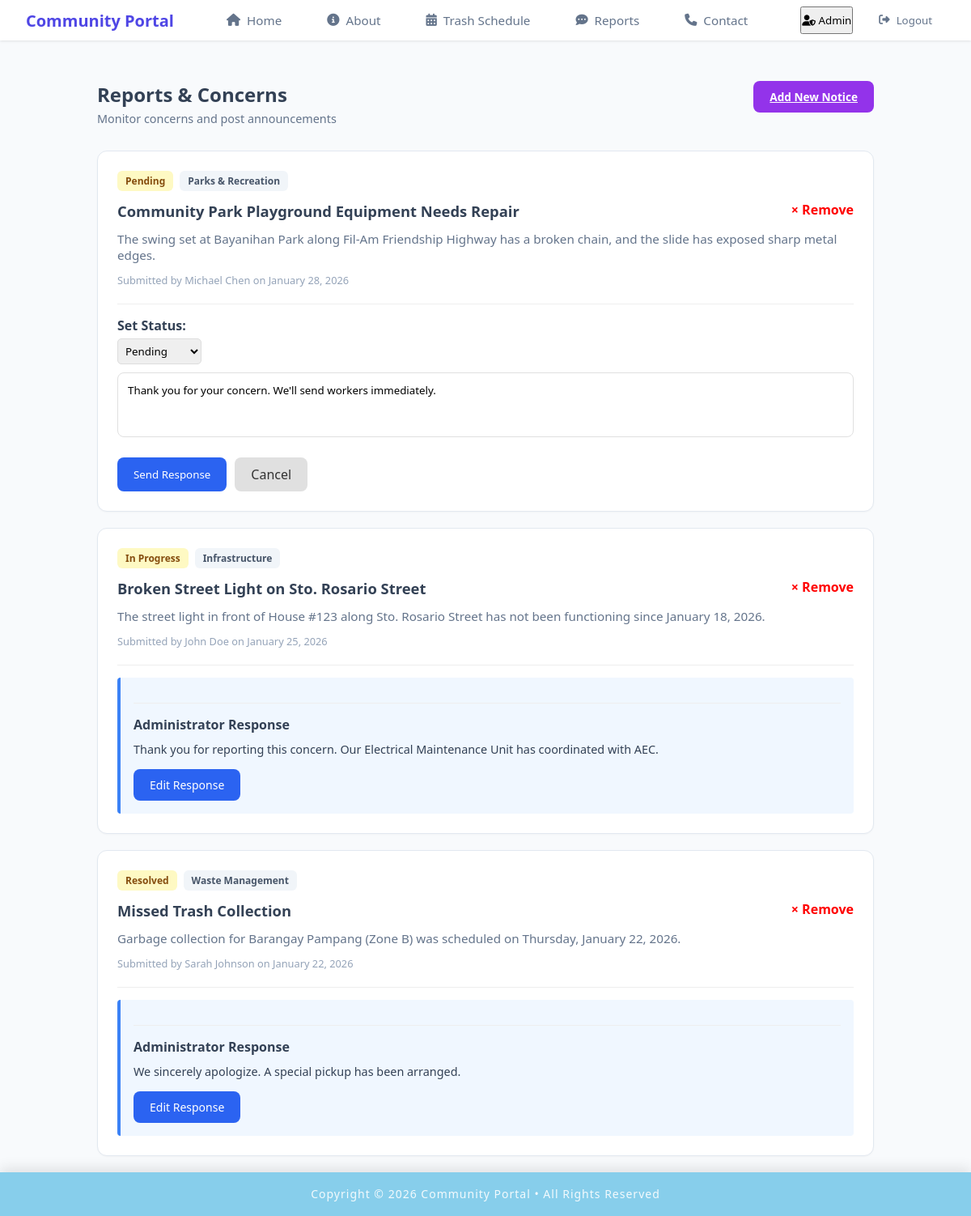
The page /admin/admin_reports.php?edit_id=1 (signed in) on the database its author committed.
### tables this page shows
CREATE TABLE `reports` (
  `report_id` int NOT NULL,
  `report_name` varchar(100) NOT NULL,
  `report_title` varchar(200) NOT NULL,
  `report_tag` varchar(50) NOT NULL,
  `report_content` text NOT NULL,
  `report_submitted` timestamp NOT NULL DEFAULT CURRENT_TIMESTAMP,
  `status` varchar(20) DEFAULT 'Pending',
  `admin_note` text,
  `admin_resolved` timestamp NULL DEFAULT NULL
);

### admin/admin_reports.php (the view, shortened to what this page needs)
<?php
include "../includes/db_conn.php";
include "../includes/admin_header.php";
?>
<!DOCTYPE html>
<html lang="en">
    <head>
        <link rel="stylesheet" href="../css/member_reports.css">
        <link rel="stylesheet" href="https://cdnjs.cloudflare.com/ajax/libs/font-awesome/6.5.0/css/all.min.css">
    </head>
    <body>
        <div class="content-wrapper">
            <div class="container">
                <div class="page-header">
                    <div class="header-content">
                        <h1>Reports & Concerns</h1>
                        <p class="subtitle">Monitor concerns and post announcements</p>
                    </div>
                    <?php if (!isset($_GET['show_form'])): ?>
                        <a href="?show_form=true" class="btn-submit">Add New Notice</a>
                    <?php endif; ?>
                </div>
                <main class="report-list">
                    <?php
                        $stmt = $pdo->query("SELECT * FROM reports ORDER BY report_submitted DESC");
                        while($report = $stmt->fetch()) {
                            $isAnnouncement = ($report['report_tag'] == 'Announcement');
                    ?>
                    <article class="report-card">
                        <div class="badge-container">
                            <?php if(!$isAnnouncement): ?>
                                <span class="badge status-pending"><?php echo htmlspecialchars($report['status'] ?? ''); ?></span>
                            <?php endif; ?>
                            <span class="badge tag"><?php echo htmlspecialchars($report['report_tag'] ?? ''); ?></span>
                        </div>
                        <a href="?delete_id=<?php echo $report['report_id']; ?>" onclick="return confirm('Remove this item?')" class="remove-option">&times; Remove</a>
                        <h2><?php echo htmlspecialchars($report['report_title'] ?? ''); ?></h2>
                        <p class="report-text"><?php echo htmlspecialchars($report['report_content'] ?? ''); ?></p>
                        <div class="author-meta">
                            Submitted by <?php echo htmlspecialchars($report['report_name'] ?? ''); ?> on <?php echo date("F j, Y", strtotime($report['report_submitted'])); ?>
                        </div>
                        <div class="response-container">
                            <?php
                            if( (empty($report['admin_note']) && isset($_GET['reply_to']) && $_GET['reply_to'] == $report['report_id']) ||
                                (!empty($report['admin_note']) && isset($_GET['edit_id']) && $_GET['edit_id'] == $report['report_id']) ):
                            ?>
                                <form method="POST">
                                    <?php if(!$isAnnouncement): ?>
                                        <label>Set Status: </label>
                                        <select name="txt_status" class="status-select">
                                            <option value="Pending" <?php if($report['status'] == 'Pending') echo 'selected'; ?>>Pending</option>
                                        </select>
                                    <?php endif; ?>
                                    <textarea name="txt_admin_response" class="response-textarea"
                                              placeholder="<?php echo $isAnnouncement ? 'Add more to announcement...' : 'Type your response here...'; ?>"
                                              rows="3" required><?php echo htmlspecialchars($report['admin_note'] ?? ''); ?></textarea>
                                    <div class="admin-actions">
                                        <button type="submit" name="btn_send_response" class="btn-send">
                                            <?php echo $isAnnouncement ? 'Update Announcement' : 'Send Response'; ?>
                                        </button>
                                        <a href="admin_reports.php" class="btn-cancel">Cancel</a>
                                    </div>
                                </form>
                            <?php elseif(empty($report['admin_note'])): ?>
                                <a href="?reply_to=<?php echo $report['report_id']; ?>" class="btn-respond-trigger">
                                    <?php echo $isAnnouncement ? 'Add more announcement' : 'Respond to Report'; ?>
                                </a>
                            <?php else: ?>
                                <section class="admin-reply">
                                    <hr>
                                    <h3><?php echo $isAnnouncement ? 'Additional Information' : 'Administrator Response'; ?></h3>
                                    <p><?php echo htmlspecialchars($report['admin_note'] ?? ''); ?></p>
                                    <div>
                                        <a href="?edit_id=<?php echo $report['report_id']; ?>" class="btn-respond-trigger">
                                            <?php echo $isAnnouncement ? 'Continue announcement' : 'Edit Response'; ?>
                                        </a>
                                    </div>
                                </section>
                            <?php endif; ?>
                        </div>
                    </article>
                    <?php } ?>
                </main>
            </div>
        </div>
    </body>
</html>
<?php include "../includes/footer.php"; ?>

### css/header.css (style rules this page uses)
* { margin: 0; padding: 0; box-sizing: border-box; font-family: 'Segoe UI', Tahoma, Geneva, Verdana, sans-serif; }
body { background-color: #f8fafc; color: #334155; }

### css/member_reports.css (style rules this page uses)
html, body { margin: 0; padding: 0; }
:root { --primary-purple: #9333ea; --bg-gray: #f8fafc; --card-white: #ffffff; --border-gray: #e2e8f0; --text-dark: #1e293b; --text-muted: #64748b; --link-blue: #3b82f6; --reply-bg: #f0f7ff; }
.content-wrapper { padding-top: 100px; background-color: var(--bg-gray); min-height: 100vh; }
.page-header { display: flex; justify-content: space-between; align-items: flex-start; margin-bottom: 30px; }
.container { max-width: 1000px; margin: 0 auto; padding: 0 20px; width: 100%; }
h1 { font-size: 1.5rem; margin: 0; font-weight: 700; }
.subtitle { color: var(--text-muted); font-size: 0.9rem; margin: 4px 0 0 0; }
.btn-submit { background-color: var(--primary-purple); color: white; border: none; padding: 10px 20px; border-radius: 8px; font-weight: 600; cursor: pointer; font-size: 0.85rem; transition: opacity 0.2s; }
.remove-option { float: right; color:red; text-decoration:none; font-weight:bold; }
.report-card { background: var(--card-white); border: 1px solid var(--border-gray); border-radius: 12px; padding: 24px; margin-bottom: 20px; box-shadow: 0 1px 2px rgba(0,0,0,0.03); }
.badge-container { display: flex; gap: 8px; margin-bottom: 12px; }
.badge { padding: 4px 10px; border-radius: 6px; font-size: 0.75rem; font-weight: 600; }
.status-pending { background: #fef9c3; color: #854d0e; }
.tag { background: #f1f5f9; color: #475569; }
.report-card h2 { font-size: 1.15rem; margin: 0 0 12px 0; }
.report-text { font-size: 0.95rem; color: var(--text-muted); margin-bottom: 12px; }
.author-meta { font-size: 0.8rem; color: #94a3b8; margin-bottom: 20px; }
.admin-reply { background-color: var(--reply-bg); border-left: 4px solid var(--link-blue); padding: 16px; border-radius: 4px; }
.admin-reply h3 { font-size:1rem; margin-bottom:10px; }
.admin-reply hr { border:0; border-top:1px solid #eee; margin:15px 0; }
.admin-reply p { font-size: 0.9rem; margin: 0 0 8px 0; color: #334155; }
.admin-reply div { margin-top:15px; }
.btn-respond-trigger { background-color: #2b63f1; color: white; padding: 10px 20px; border-radius: 8px; text-decoration: none; display: inline-block; font-size: 14px; }
.response-container { margin-top:20px; border-top: 1px solid #eee; padding-top: 15px; }
.response-textarea { width: 100%; border: 1px solid #e0e0e0; border-radius: 8px; padding: 12px; margin-bottom: 10px; font-family: inherit; resize: none; }
.admin-actions { display: flex; gap: 10px; margin-top: 10px; }
.btn-send { background-color: #2b63f1; color: white; border: none; padding: 10px 20px; border-radius: 8px; cursor: pointer; }
.btn-cancel { background-color: #e0e0e0; color: #333; text-decoration: none; padding: 10px 20px; border-radius: 8px; }
.status-select { padding: 5px; border-radius: 5px; border: 1px solid #ddd; margin-bottom: 10px; }
label { display: block; font-weight: 600; margin-bottom: 5px; }

### rows shown on the page
reports: status "Pending", report_tag "Parks & Recreation", report_title "Community Park Playground Equipment Needs Repair", report_content "The swing set at Bayanihan Park along Fil-Am Friendship Highway has a broken chain, and the slide has exposed sharp metal edges.", report_name "Michael Chen", report_submitted "January 28, 2026", txt_status "Pending", txt_admin_response "Thank you for your concern. We'll send workers immediately.", shows "Send Response"
reports: status "In Progress", report_tag "Infrastructure", report_title "Broken Street Light on Sto. Rosario Street", report_content "The street light in front of House #123 along Sto. Rosario Street has not been functioning since January 18, 2026.", report_name "John Doe", report_submitted "January 25, 2026", shows "Administrator Response", admin_note "Thank you for reporting this concern. Our Electrical Maintenance Unit has coordinated with AEC.", shows "Edit Response"
reports: status "Resolved", report_tag "Waste Management", report_title "Missed Trash Collection", report_content "Garbage collection for Barangay Pampang (Zone B) was scheduled on Thursday, January 22, 2026.", report_name "Sarah Johnson", report_submitted "January 22, 2026", shows "Administrator Response", admin_note "We sincerely apologize. A special pickup has been arranged.", shows "Edit Response"
